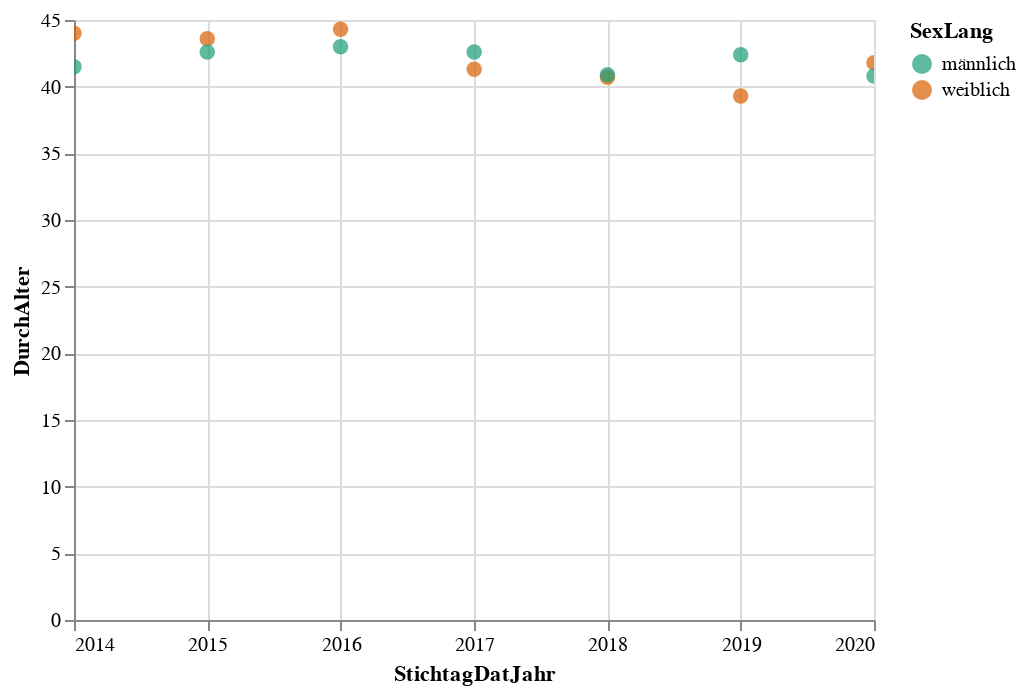

Notebook source saved alongside this figure:
### Code cell
alt.Chart(data2betested).mark_circle(size=60).encode(
    x='StichtagDatJahr',
    y='DurchAlter',
    #color='AnzNat',
    #color=alt.Color('AnzNat', scale=alt.Scale(scheme='greens')),
    color=alt.Color('SexLang', scale=alt.Scale(scheme='dark2')),
    tooltip=['StichtagDatJahr','SexLang', 'DurchAlter']
).interactive() # this makes the axes interactive: now you can zoom & pan

### Figure 1 — Vega-Lite specification as saved in the notebook (floating-point values rounded to 4 significant figures)
{"config": {"view": {"continuousWidth": 400, "continuousHeight": 300}}, "data": {"name": "data-ef8ab7575b8ca05302a4ddbe4b05082f"}, "mark": {"type": "circle", "size": 60}, "encoding": {"color": {"type": "nominal", "field": "SexLang", "scale": {"scheme": "dark2"}}, "tooltip": [{"type": "temporal", "field": "StichtagDatJahr"}, {"type": "nominal", "field": "SexLang"}, {"type": "quantitative", "field": "DurchAlter"}], "x": {"type": "temporal", "field": "StichtagDatJahr"}, "y": {"type": "quantitative", "field": "DurchAlter"}}, "selection": {"selector008": {"type": "interval", "bind": "scales", "encodings": ["x", "y"]}}, "$schema": "https://vega.github.io/schema/vega-lite/v4.8.1.json", "datasets": {"data-ef8ab7575b8ca05302a4ddbe4b05082f": [{"EreignisDatJahr": 2014, "SexLang": "weiblich", "SexCd": 2, "DurchAlter": 44.0, "StichtagDatJahr": "2014-01-01T00:00:00"}, {"EreignisDatJahr": 2014, "SexLang": "männlich", "SexCd": 1, "DurchAlter": 41.5, "StichtagDatJahr": "2014-01-01T00:00:00"}, {"EreignisDatJahr": 2015, "SexLang": "weiblich", "SexCd": 2, "DurchAlter": 43.6, "StichtagDatJahr": "2015-01-01T00:00:00"}, {"EreignisDatJahr": 2015, "SexLang": "männlich", "SexCd": 1, "DurchAlter": 42.6, "StichtagDatJahr": "2015-01-01T00:00:00"}, {"EreignisDatJahr": 2016, "SexLang": "weiblich", "SexCd": 2, "DurchAlter": 44.3, "StichtagDatJahr": "2016-01-01T00:00:00"}, {"EreignisDatJahr": 2016, "SexLang": "männlich", "SexCd": 1, "DurchAlter": 43.0, "StichtagDatJahr": "2016-01-01T00:00:00"}, {"EreignisDatJahr": 2017, "SexLang": "weiblich", "SexCd": 2, "DurchAlter": 41.3, "StichtagDatJahr": "2017-01-01T00:00:00"}, {"EreignisDatJahr": 2017, "SexLang": "männlich", "SexCd": 1, "DurchAlter": 42.6, "StichtagDatJahr": "2017-01-01T00:00:00"}, {"EreignisDatJahr": 2018, "SexLang": "weiblich", "SexCd": 2, "DurchAlter": 40.7, "StichtagDatJahr": "2018-01-01T00:00:00"}, {"EreignisDatJahr": 2018, "SexLang": "männlich", "SexCd": 1, "DurchAlter": 40.9, "StichtagDatJahr": "2018-01-01T00:00:00"}, {"EreignisDatJahr": 2019, "SexLang": "weiblich", "SexCd": 2, "DurchAlter": 39.3, "StichtagDatJahr": "2019-01-01T00:00:00"}, {"EreignisDatJahr": 2019, "SexLang": "männlich", "SexCd": 1, "DurchAlter": 42.4, "StichtagDatJahr": "2019-01-01T00:00:00"}, {"EreignisDatJahr": 2020, "SexLang": "weiblich", "SexCd": 2, "DurchAlter": 41.8, "StichtagDatJahr": "2020-01-01T00:00:00"}, {"EreignisDatJahr": 2020, "SexLang": "männlich", "SexCd": 1, "DurchAlter": 40.8, "StichtagDatJahr": "2020-01-01T00:00:00"}]}}
